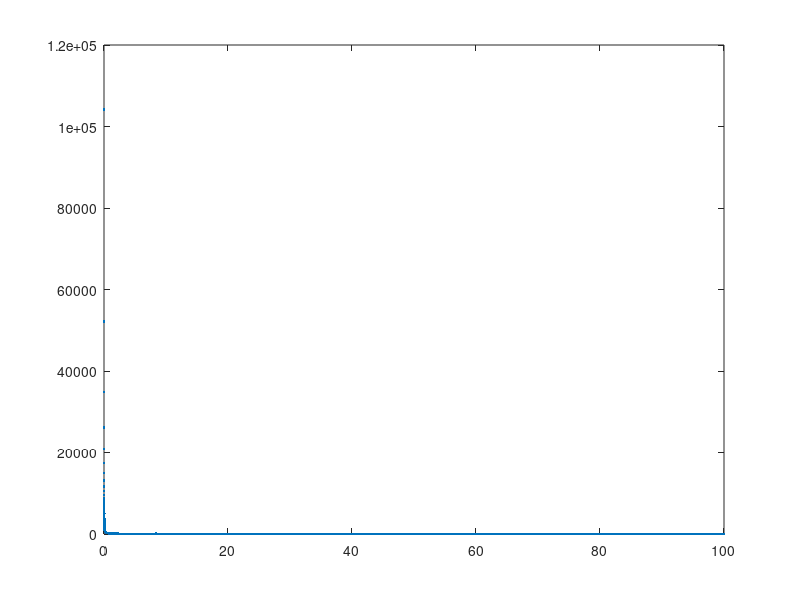

Reproduce this figure in MATLAB.
%% init parameter
% give angle
angle = 45;
% give x
x = 6.75;
% give y
y = 3.05;
% 
teta = angle * pi / 180;
F = 0.17*0.6;      % float force
k = 0.53;  % drag force / speed
g = 9.8;    % gravity constant
m = 0.6; % mass of ball

%% test V
Vmax = 100;
Vmin = 0;
dV = 0.001;
V = [];
error = [];
dif_min = Inf;
for v = Vmin:dV:Vmax
    c1 = (m/k)*(v*cos(teta) - (m/k)*(F/m - g));
    c2 = -c1;
    t = - (m/k)*log(1-(k*x)/(m*v*cos(teta)));
    dif = c1 + c2*exp(-(k/m)*t) + (m/k)*(F/m - g)*t - y;
    dif = abs(dif);
    if dif < dif_min
        dif_min = dif;
        disp(t)
        disp(v);
    end
    V = [V, v];
    error = [error, dif];
end
plot(V, error, '.');